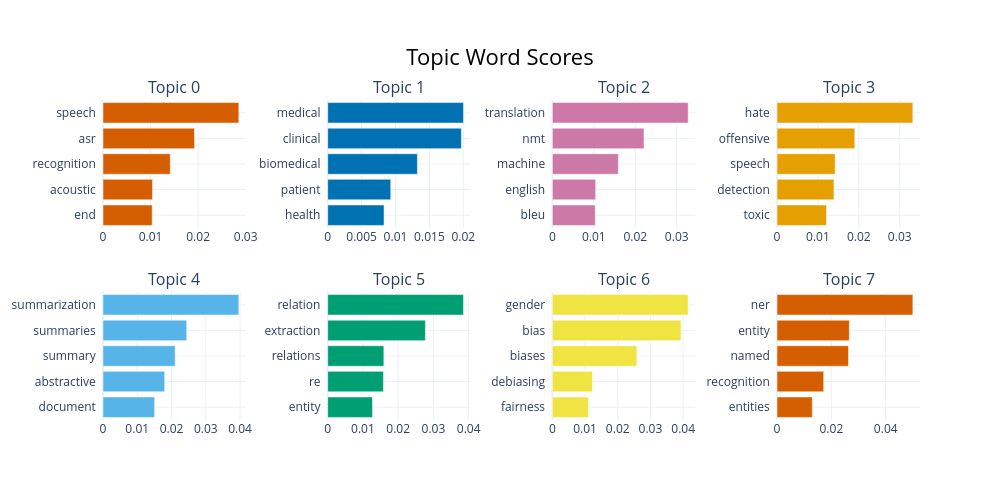

Source (notebook cell):
### Code cell
# Visualize barchart with ranked keywords
topic_model.visualize_barchart()

### Figure 1 — Plotly figure (JSON) as saved in the notebook; plotly's stock layout.template omitted (floating-point values rounded to 4 significant figures)
{"data": [{"marker": {"color": "#D55E00"}, "orientation": "h", "type": "bar", "x": [0.01034, 0.01041, 0.01415, 0.01925, 0.02856], "xaxis": "x", "y": ["end  ", "acoustic  ", "recognition  ", "asr  ", "speech  "], "yaxis": "y"}, {"marker": {"color": "#0072B2"}, "orientation": "h", "type": "bar", "x": [0.008311, 0.009298, 0.01323, 0.01971, 0.02002], "xaxis": "x2", "y": ["health  ", "patient  ", "biomedical  ", "clinical  ", "medical  "], "yaxis": "y2"}, {"marker": {"color": "#CC79A7"}, "orientation": "h", "type": "bar", "x": [0.01035, 0.01045, 0.01592, 0.02211, 0.03276], "xaxis": "x3", "y": ["bleu  ", "english  ", "machine  ", "nmt  ", "translation  "], "yaxis": "y3"}, {"marker": {"color": "#E69F00"}, "orientation": "h", "type": "bar", "x": [0.01209, 0.01392, 0.01422, 0.01901, 0.03321], "xaxis": "x4", "y": ["toxic  ", "detection  ", "speech  ", "offensive  ", "hate  "], "yaxis": "y4"}, {"marker": {"color": "#56B4E9"}, "orientation": "h", "type": "bar", "x": [0.01507, 0.018, 0.02106, 0.02444, 0.03965], "xaxis": "x5", "y": ["document  ", "abstractive  ", "summary  ", "summaries  ", "summarization  "], "yaxis": "y5"}, {"marker": {"color": "#009E73"}, "orientation": "h", "type": "bar", "x": [0.01271, 0.01582, 0.01593, 0.02772, 0.03853], "xaxis": "x6", "y": ["entity  ", "re  ", "relations  ", "extraction  ", "relation  "], "yaxis": "y6"}, {"marker": {"color": "#F0E442"}, "orientation": "h", "type": "bar", "x": [0.01102, 0.01228, 0.02584, 0.03933, 0.04153], "xaxis": "x7", "y": ["fairness  ", "debiasing  ", "biases  ", "bias  ", "gender  "], "yaxis": "y7"}, {"marker": {"color": "#D55E00"}, "orientation": "h", "type": "bar", "x": [0.01298, 0.01717, 0.02629, 0.02659, 0.04998], "xaxis": "x8", "y": ["entities  ", "recognition  ", "named  ", "entity  ", "ner  "], "yaxis": "y8"}], "layout": {"annotations": [{"font": {"size": 16}, "showarrow": false, "text": "Topic 0", "x": 0.0875, "xanchor": "center", "xref": "paper", "y": 1, "yanchor": "bottom", "yref": "paper"}, {"font": {"size": 16}, "showarrow": false, "text": "Topic 1", "x": 0.3625, "xanchor": "center", "xref": "paper", "y": 1, "yanchor": "bottom", "yref": "paper"}, {"font": {"size": 16}, "showarrow": false, "text": "Topic 2", "x": 0.6375, "xanchor": "center", "xref": "paper", "y": 1, "yanchor": "bottom", "yref": "paper"}, {"font": {"size": 16}, "showarrow": false, "text": "Topic 3", "x": 0.9125, "xanchor": "center", "xref": "paper", "y": 1, "yanchor": "bottom", "yref": "paper"}, {"font": {"size": 16}, "showarrow": false, "text": "Topic 4", "x": 0.0875, "xanchor": "center", "xref": "paper", "y": 0.4, "yanchor": "bottom", "yref": "paper"}, {"font": {"size": 16}, "showarrow": false, "text": "Topic 5", "x": 0.3625, "xanchor": "center", "xref": "paper", "y": 0.4, "yanchor": "bottom", "yref": "paper"}, {"font": {"size": 16}, "showarrow": false, "text": "Topic 6", "x": 0.6375, "xanchor": "center", "xref": "paper", "y": 0.4, "yanchor": "bottom", "yref": "paper"}, {"font": {"size": 16}, "showarrow": false, "text": "Topic 7", "x": 0.9125, "xanchor": "center", "xref": "paper", "y": 0.4, "yanchor": "bottom", "yref": "paper"}], "height": 500, "hoverlabel": {"bgcolor": "white", "font": {"family": "Rockwell", "size": 16}}, "showlegend": false, "title": {"font": {"color": "Black", "size": 22}, "text": "Topic Word Scores", "x": 0.5, "xanchor": "center", "yanchor": "top"}, "width": 1000, "xaxis": {"anchor": "y", "autorange": true, "domain": [0, 0.175], "range": [0, 0.03006], "showgrid": true, "type": "linear"}, "xaxis2": {"anchor": "y2", "autorange": true, "domain": [0.275, 0.45], "range": [0, 0.02108], "showgrid": true, "type": "linear"}, "xaxis3": {"anchor": "y3", "autorange": true, "domain": [0.55, 0.725], "range": [0, 0.03448], "showgrid": true, "type": "linear"}, "xaxis4": {"anchor": "y4", "autorange": true, "domain": [0.825, 1], "range": [0, 0.03496], "showgrid": true, "type": "linear"}, "xaxis5": {"anchor": "y5", "autorange": true, "domain": [0, 0.175], "range": [0, 0.04173], "showgrid": true, "type": "linear"}, "xaxis6": {"anchor": "y6", "autorange": true, "domain": [0.275, 0.45], "range": [0, 0.04056], "showgrid": true, "type": "linear"}, "xaxis7": {"anchor": "y7", "autorange": true, "domain": [0.55, 0.725], "range": [0, 0.04372], "showgrid": true, "type": "linear"}, "xaxis8": {"anchor": "y8", "autorange": true, "domain": [0.825, 1], "range": [0, 0.05261], "showgrid": true, "type": "linear"}, "yaxis": {"anchor": "x", "autorange": true, "domain": [0.6, 1], "range": [-0.5, 4.5], "showgrid": true, "type": "category"}, "yaxis2": {"anchor": "x2", "autorange": true, "domain": [0.6, 1], "range": [-0.5, 4.5], "showgrid": true, "type": "category"}, "yaxis3": {"anchor": "x3", "autorange": true, "domain": [0.6, 1], "range": [-0.5, 4.5], "showgrid": true, "type": "category"}, "yaxis4": {"anchor": "x4", "autorange": true, "domain": [0.6, 1], "range": [-0.5, 4.5], "showgrid": true, "type": "category"}, "yaxis5": {"anchor": "x5", "autorange": true, "domain": [0, 0.4], "range": [-0.5, 4.5], "showgrid": true, "type": "category"}, "yaxis6": {"anchor": "x6", "autorange": true, "domain": [0, 0.4], "range": [-0.5, 4.5], "showgrid": true, "type": "category"}, "yaxis7": {"anchor": "x7", "autorange": true, "domain": [0, 0.4], "range": [-0.5, 4.5], "showgrid": true, "type": "category"}, "yaxis8": {"anchor": "x8", "autorange": true, "domain": [0, 0.4], "range": [-0.5, 4.5], "showgrid": true, "type": "category"}}}
